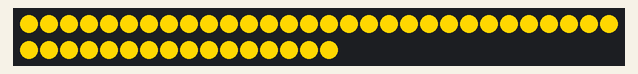
A sketch run on a simulated Arduino Uno, built with avr-gcc and run on an emulated ATmega328P. Parts: 46 RGB LEDs in strip order, left to right, continuing on the next row.

Above: at 0.1 s.
At 5.2 s:
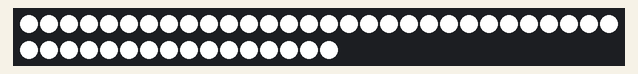
At 10.3 s:
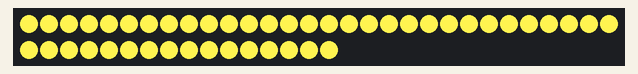

The sketch:

SunCode.ino
```cpp
#include <Adafruit_NeoPixel.h>
#ifdef __AVR__
#include <avr/power.h>  //
#endif
#define PIN 6  //
// How many NeoPixels are attached to the Arduino?
#define NUMPIXELS 46  // Popular NeoPixel ring size
Adafruit_NeoPixel pixels(NUMPIXELS, PIN, NEO_GRB + NEO_KHZ800);
#define BETWEEN 5000  // Time (in milliseconds) to pause between pixels

void setup() {

  pixels.begin();  // INITIALIZE NeoPixel strip object (REQUIRED)
}

void loop() {
  pixels.clear();  // Set all pixel colors to 'off'

  for (int i = 0; i < NUMPIXELS; i++) {  // For each pixel...
    // pixels.Color() takes RGB values, from 0,0,0 up to 255,255,255
    pixels.setPixelColor(i, pixels.Color(255, 215, 0));

    pixels.show();  // Send the updated pixel colors to the hardware.
  }
  delay(BETWEEN);  // Pause before next pass through loop
  for (int i = 0; i < NUMPIXELS; i++) {

    pixels.setPixelColor(i, pixels.Color(255, 255, 255));

    pixels.show();
  }
  delay(BETWEEN);
  for (int i = 0; i < NUMPIXELS; i++) {

    pixels.setPixelColor(i, pixels.Color(254, 242, 80));

    pixels.show();
  }
  delay(BETWEEN);
}
```

Measured:
- by itself, everything shown: repeats every 15.3 s, in 3 steps
- what the display in image 1 shows lasts 5.1 s, from 5.2 s to 10.3 s
